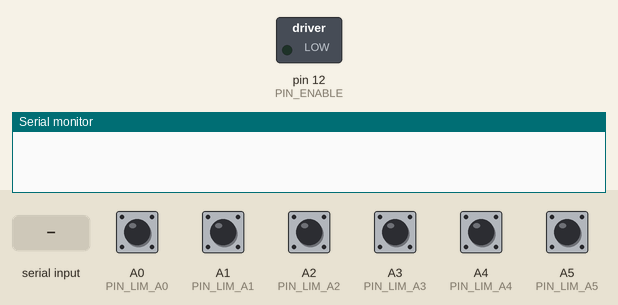
A sketch run on a simulated Arduino Uno, built with avr-gcc and run on an emulated ATmega328P. On the bench: switched loads named in the sketch (green lamp = pin HIGH), the last lines printed to the serial monitor. The test bench sets the inputs (shaded band); at power-on: A0 (PIN_LIM_A0), A1 (PIN_LIM_A1), A2 (PIN_LIM_A2), A3 (PIN_LIM_A3), A4 (PIN_LIM_A4), A5 (PIN_LIM_A5) HIGH.

Above: at 1.2 s.
1.3 s: A0 (PIN_LIM_A0) pulled LOW for 0.15 s
At 1.37 s:
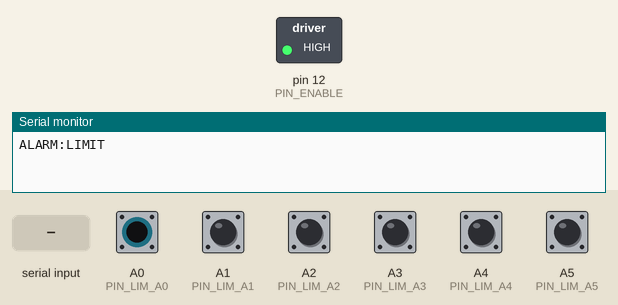
2.9 s: "ABS:1\n" received over Serial
4.4 s: "POS?\n" received over Serial
Timing chart, 0 to 7.4 s (numbered marks = the images above; inputs shaded):
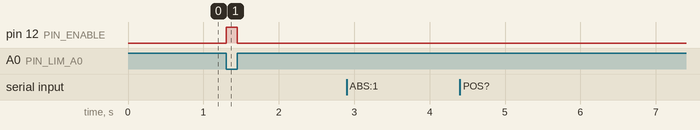

The sketch:

Positioning_Stage_Firmware_V3.2_Arduino.ino
```cpp
/* [Positioning_Stage_Firmware_V3.2_Arduino - JOG Speed Added] */
#include <AccelStepper.h>

#define PIN_XA_STEP 8
#define PIN_XA_DIR  9
#define PIN_XB_STEP 4
#define PIN_XB_DIR  5
#define PIN_YA_STEP 2
#define PIN_YA_DIR  3
#define PIN_YB_STEP 6
#define PIN_YB_DIR  7
#define PIN_Z_STEP  10
#define PIN_Z_DIR   11
#define PIN_ENABLE  12

#define PIN_LIM_A0 A0
#define PIN_LIM_A1 A1
#define PIN_LIM_A2 A2
#define PIN_LIM_A3 A3
#define PIN_LIM_A4 A4
#define PIN_LIM_A5 A5

AccelStepper mXA(AccelStepper::DRIVER, PIN_XA_STEP, PIN_XA_DIR);
AccelStepper mXB(AccelStepper::DRIVER, PIN_XB_STEP, PIN_XB_DIR);
AccelStepper mYA(AccelStepper::DRIVER, PIN_YA_STEP, PIN_YA_DIR);
AccelStepper mYB(AccelStepper::DRIVER, PIN_YB_STEP, PIN_YB_DIR);
AccelStepper mZ(AccelStepper::DRIVER, PIN_Z_STEP, PIN_Z_DIR);

bool isMoving = false;
bool emgTripped = false;  //Emergency Stop
bool emgOverride = false; //EMG RESET

void setup() {
  Serial.begin(115200);
  pinMode(PIN_ENABLE, OUTPUT);
  digitalWrite(PIN_ENABLE, LOW); // Locked
  pinMode(PIN_LIM_A0, INPUT_PULLUP);
  pinMode(PIN_LIM_A1, INPUT_PULLUP);
  pinMode(PIN_LIM_A2, INPUT_PULLUP);
  pinMode(PIN_LIM_A3, INPUT_PULLUP);
  pinMode(PIN_LIM_A4, INPUT_PULLUP);
  pinMode(PIN_LIM_A5, INPUT_PULLUP);

  initMotor(mXA); initMotor(mXB);
  initMotor(mYA); initMotor(mYB);
  initMotor(mZ);

  // 1. 매뉴얼 모터 방향 설정
  mXA.setPinsInverted(true, false, false);
  mYA.setPinsInverted(true, false, false);
  mXB.setPinsInverted(true, false, false);
  mYB.setPinsInverted(true, false, false);
  mZ.setPinsInverted(true, false, false);
}

void loop() {
  if (Serial.available() > 0) {
    String input = Serial.readStringUntil('\n');
    parseCommand(input);
  }

  // 하드웨어 리미트 스위치 상시 감시
  bool hitA0 = (digitalRead(PIN_LIM_A0) == LOW);
  bool hitA1 = (digitalRead(PIN_LIM_A1) == LOW);
  bool hitA2 = (digitalRead(PIN_LIM_A2) == LOW);
  bool hitA3 = (digitalRead(PIN_LIM_A3) == LOW);
  bool hitA4 = (digitalRead(PIN_LIM_A4) == LOW);
  bool hitA5 = (digitalRead(PIN_LIM_A5) == LOW);

  bool anyHit = hitA0 || hitA1 || hitA2 || hitA3 || hitA4 || hitA5;

  // 상태 1: 스위치에 닿았고, 아직 처리되지 않은 응급 상황일 때
  if (anyHit && !emgTripped && !emgOverride) {
      emgTripped = true;
      digitalWrite(PIN_ENABLE, HIGH);
      mXA.setCurrentPosition(mXA.currentPosition());
      mXB.setCurrentPosition(mXB.currentPosition());
      mYA.setCurrentPosition(mYA.currentPosition());
      mYB.setCurrentPosition(mYB.currentPosition());
      mZ.setCurrentPosition(mZ.currentPosition());
      isMoving = false;
      Serial.println("ALARM:LIMIT"); // 파이썬 UI로 알람 전송
  }

  // 상태 2: 리셋 후 스위치에서 벗어났을 때 (완전한 정상 복구)
  if (!anyHit && (emgTripped || emgOverride)) {
      emgTripped = false;
      emgOverride = false;
      digitalWrite(PIN_ENABLE, LOW);
      Serial.println("ALARM:CLEARED");
  }

  if (!emgTripped) {
    mXA.run(); mXB.run();
    mYA.run(); mYB.run();
    mZ.run();
  }

  if (isMoving &&
      mXA.distanceToGo() == 0 && mXB.distanceToGo() == 0 &&
      mYA.distanceToGo() == 0 && mYB.distanceToGo() == 0 &&
      mZ.distanceToGo() == 0) {
    isMoving = false;
    Serial.println("DONE");
  }
}

void initMotor(AccelStepper &m) {
  m.setMaxSpeed(1000);
  m.setAcceleration(500);
}

void parseCommand(String cmd) {
  if (cmd.startsWith("POS?")) {
    String posStr = "POS:";
    posStr += mXA.currentPosition(); posStr += ":";
    posStr += mXB.currentPosition(); posStr += ":";
    posStr += mYA.currentPosition(); posStr += ":";
    posStr += mYB.currentPosition(); posStr += ":";
    posStr += mZ.currentPosition(); posStr += ":";

    posStr += digitalRead(PIN_LIM_A0); posStr += ":";
    posStr += digitalRead(PIN_LIM_A1); posStr += ":";
    posStr += digitalRead(PIN_LIM_A2); posStr += ":";
    posStr += digitalRead(PIN_LIM_A3); posStr += ":";
    posStr += digitalRead(PIN_LIM_A4); posStr += ":";
    posStr += digitalRead(PIN_LIM_A5);

    Serial.println(posStr);
    return;
  }

  // 파이썬 UI에서 'EMERGENCY RESET' 버튼 눌렀을 때
  if (cmd.startsWith("RESET_EMG")) {
    if (emgTripped) {
      emgOverride = true;   // 오버라이드 켜기
      emgTripped = false;   // 정지 강제 풀기
      digitalWrite(PIN_ENABLE, LOW); // 모터 살려줌 -> 매뉴얼로 반대 방향 이동 가능하도록
    }
    return;
  }

  // 시퀀스 이동 명령 (ABS)
  if (cmd.startsWith("ABS")) {
    int idx = cmd.indexOf(':');
    while (idx != -1) {
      int nextIdx = cmd.indexOf(':', idx + 1); if (nextIdx == -1) break;
      String axis = cmd.substring(idx + 1, nextIdx);
      int valIdx = cmd.indexOf(':', nextIdx + 1); if (valIdx == -1) break;
      long targetPos = cmd.substring(nextIdx + 1, valIdx).toInt();
      int spdIdx = cmd.indexOf(':', valIdx + 1);
      String spdStr = (spdIdx == -1) ? cmd.substring(valIdx + 1) : cmd.substring(valIdx + 1, spdIdx);
      float speed = spdStr.toFloat();

      if (axis=="XA") { mXA.setMaxSpeed(speed); mXA.moveTo(targetPos); }
      else if (axis=="XB") { mXB.setMaxSpeed(speed); mXB.moveTo(targetPos); }
      else if (axis=="YA") { mYA.setMaxSpeed(speed); mYA.moveTo(targetPos); }
      else if (axis=="YB") { mYB.setMaxSpeed(speed); mYB.moveTo(targetPos); }
      else if (axis=="Z") { mZ.setMaxSpeed(speed); mZ.moveTo(targetPos); }
      if (spdIdx == -1) break; idx = spdIdx;
    }
    isMoving = true;
  }

  // --- [수정됨] 조그(JOG) 이동 명령 (속도 파라미터 파싱 추가) ---
  else if (cmd.startsWith("JOG")) {
      int idx1 = cmd.indexOf(':');
      int idx2 = cmd.indexOf(':', idx1 + 1);
      int idx3 = cmd.indexOf(':', idx2 + 1);

      if (idx1 != -1 && idx2 != -1) {
          String axis = cmd.substring(idx1 + 1, idx2);
          long val = 0;
          float speed = 0.0;

          if (idx3 != -1) {
              // 신규 포맷: JOG:축:거리:속도
              val = cmd.substring(idx2 + 1, idx3).toInt();
              speed = cmd.substring(idx3 + 1).toFloat();
          } else {
              // 기존 포맷: JOG:축:거리 (하위 호환)
              val = cmd.substring(idx2 + 1).toInt();
          }

          if (axis == "XA") { if(speed > 0) mXA.setMaxSpeed(speed); mXA.move(val); }
          else if (axis == "XB") { if(speed > 0) mXB.setMaxSpeed(speed); mXB.move(val); }
          else if (axis == "YA") { if(speed > 0) mYA.setMaxSpeed(speed); mYA.move(val); }
          else if (axis == "YB") { if(speed > 0) mYB.setMaxSpeed(speed); mYB.move(val); }
          else if (axis == "Z")  { if(speed > 0) mZ.setMaxSpeed(speed);  mZ.move(val); }
      }
  }
  // -----------------------------------------------------------------

  else if (cmd.startsWith("EN")) {
    int val = cmd.substring(3).toInt();
    digitalWrite(PIN_ENABLE, (val == 1) ? LOW : HIGH);
  }
  else if (cmd.startsWith("ZERO")) {
    mXA.setCurrentPosition(0); mXB.setCurrentPosition(0);
    mYA.setCurrentPosition(0); mYB.setCurrentPosition(0);
    mZ.setCurrentPosition(0);
  }
}
```

Measured:
- after the input at 1.3 s, pin 12 (PIN_ENABLE): LOW → HIGH at once, → LOW 0.15 s later
